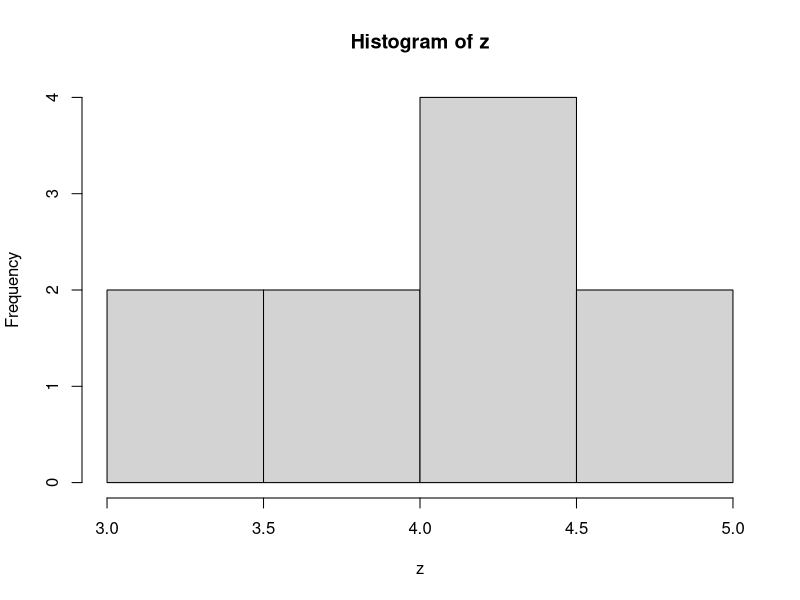
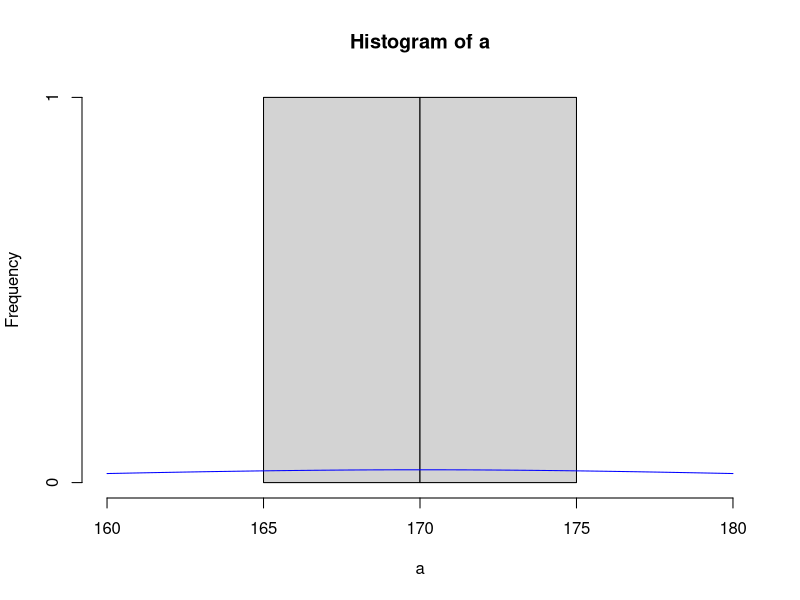
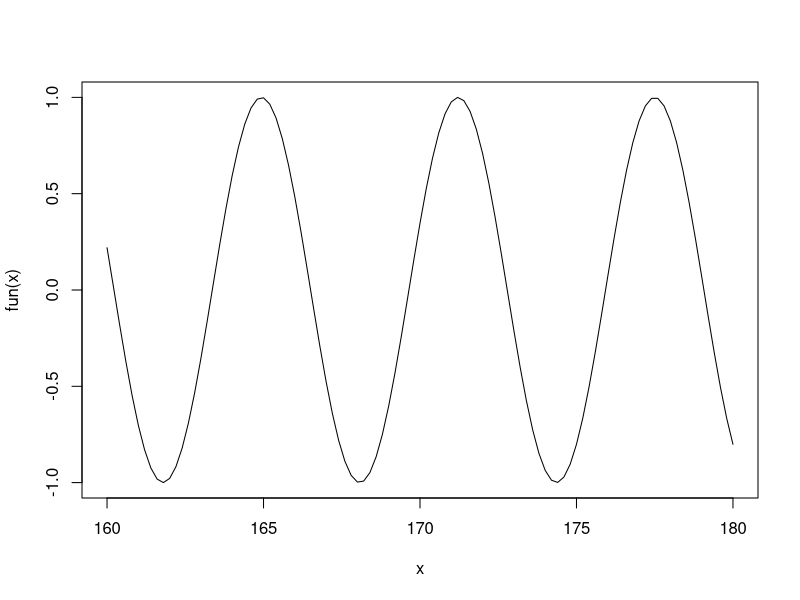
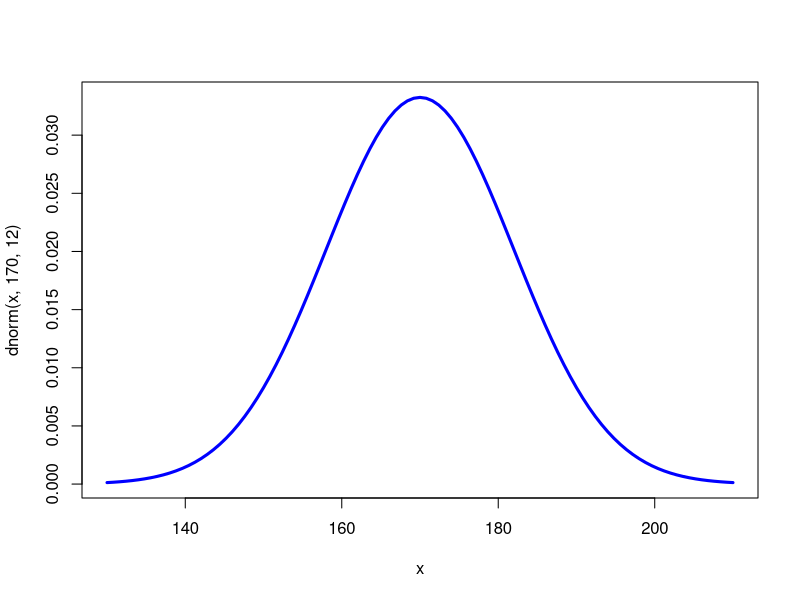

Write R code to recreate these figures, in order. (Note: this script raises an error after producing the figures.)
rm(list=ls())

#sample

x<-c(2,4,6,7,8,10,13,7,23,10)

#pedir muestra n=5
?sample

set.seed(100) #para que me entregue el mismo valor pór mantener la semilla
y<-sample(x, size=5, replace =FALSE, prob = NULL)
y

#vector de numeros aleatorios distribucion normal media 4 y desviacion 0.9
z<-rnorm(10,4,0.9)
z
hist(z)



a<-seq(165,175,by=9.5)
hist(a,frec=F,xlim=c(160,180))
curve(dnorm(x,mean=170, sd=12),160,180, add=T, col="blue")

fun <- function (x) {
  sin(sqrt(x*x))
  
}

curve(fun, from=160, to=180)


x=seq(165,175,by=0.5)
dnorm(x,170,12)
curve(dnorm(x,170,12),xlim=c(130,210),col="blue",lwd=3)

fun <- function(x) {
  sin(sqrt(x ^ 2))
}

fun <- function(x) {
  dnorm(a,170,12)
}

fun(165)
# Gráfico
curve(fun, from = 100, to = 200)
fun <- function(x) {
  sin(sqrt(x ^ 2))
}

#P(X<110)
pexp(110,1/100,lower.tail = TRUE)

#cuantil inversa Z0,95
qnorm(0.95,0,1)
pnorm(-0.95,0,1)

#distr F 2 y 3 gl
qf(0.95,2,3,lower.tail = FALSE)

df(2,2,3,lower.tail=FALSE)
